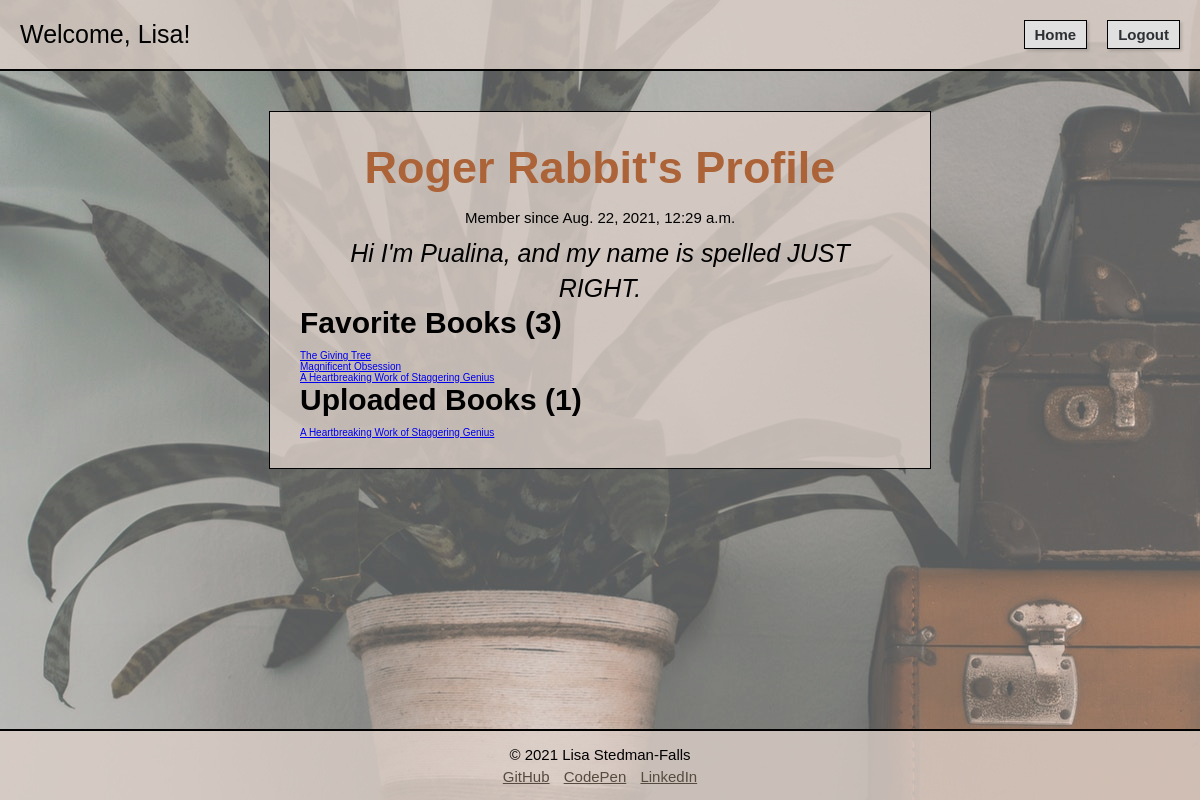
Screenshot of /book/user/4 (signed in) with the database file from the repository.
### login_registration_app/models.py (models this page shows, shortened)
class User(models.Model):
    first_name = models.CharField(max_length=255)
    last_name = models.CharField(max_length=255)
    username = models.CharField(max_length=20, default="")
    email = models.CharField(max_length=255)
    password = models.CharField(max_length=255)
    bio = models.TextField(default="")
    created_at = models.DateTimeField(auto_now_add=True)
    updated_at = models.DateTimeField(auto_now=True)
    objects = UserManager()

### books_app/models.py (models this page shows, shortened)
class Book(models.Model):
    title = models.CharField(max_length=255)
    description = models.TextField()
    genre = models.CharField(max_length=255)
    uploaded_by = models.ForeignKey(User, related_name = "books_uploaded", on_delete = models.CASCADE)
    favorited_by = models.ManyToManyField(User, related_name = "books_favorited")
    created_at = models.DateTimeField(auto_now_add=True)
    updated_at = models.DateTimeField(auto_now=True)
    objects = BookManager()

### books_app/views.py (the view)
# urls.py: path('user/<int:user_id>', views.user_page), #GET request to display a specific object's info
def user_page(request, user_id): #GET REQUEST
    this_user= User.objects.get(id=request.session["user_id"])
    a_user = User.objects.get(id = user_id)
    admin = User.objects.get(id = 1)
    uploaded_books = a_user.books_uploaded.all()
    book_count = uploaded_books.count()
    favorited_books = a_user.books_favorited.all()
    favorite_count= favorited_books.count()
    context = {
        "this_user":this_user,
        "a_user": a_user,
        "favorited_books": favorited_books,
        "uploaded_books":uploaded_books,
        "book_count": book_count,
        "favorite_count":favorite_count,
        "admin": admin,
    }
    return render(request, "user_page.html", context)

### books_app/templates/user_page.html (shortened to what this page needs)
<!DOCTYPE html>
<html lang="en-US">
<head>
    {% load static %}
    <link rel="stylesheet" href="{% static 'user_page.css' %}">
</head>
<body>
    <div id="container">
        <nav>
            <p>Welcome, {{this_user.first_name}}!</p>
            <div id="nav_actions">
                <a href="/book">Home</a>
                <form action="/logout" method="POST">
                    <button type="submit">Logout</button>
                </form>
            </div>
        </nav>
        <div id="wrapper">
            <div id="user">
                <h1>{{a_user.username}}'s Profile</h1>
                <p>Member since {{a_user.created_at}}</p>
                <p>{{a_user.bio}}</p>
                <h2>Favorite Books ({{favorite_count}})</h2>
                {% for book in favorited_books %}
                <p>
                    <a href ="/book/{{book.id}}">{{book.title}}</a>
                </p>
                {% endfor %}
                <h2>Uploaded Books ({{book_count}})</h2>
                {% for book in uploaded_books %}
                <p>
                    <a href ="/book/{{book.id}}">{{book.title}}</a>
                </p>
                {% endfor %}
            </div>
        </div>
        <footer>
            <p>&#169; 2021 Lisa Stedman-Falls</p>
            <a href="https://github.com/Lstedmanfalls/" target="_blank">GitHub</a>
            <a href="https://codepen.io/lstedmanfalls" target="_blank">CodePen</a>
            <a href="https://www.linkedin.com/in/lstedmanfalls/" target="_blank">LinkedIn</a>
        </footer>
    </div>
</body>
</html>

### books_app/static/user_page.css (style rules this page uses)
* { margin:0; padding:0; }
body { height:100%; }
html { font-family:Verdana, Tahoma, sans-serif; font-size:10px; }
#container { position:relative; min-height:100vh; display: flex; flex-direction:column; }
#container::after { content:""; background-image:url("books.jpg"); opacity:.7; top:0; left:0; bottom:0; right:0; position:absolute; z-index:-1; }
nav { display: flex; width:100%; justify-content: space-between; align-items:center; background-color: rgba(220, 208, 201, .8); padding:2rem 0; border-bottom:.2rem solid black; }
nav p { font-size:2.5rem; padding-left:2rem; }
#nav_actions { display: flex; justify-content: space-between; padding-right:2rem; }
nav a { margin-right:2rem; }
nav a, nav button { font-size:1.5rem; font-weight: bold; padding:.5rem 1rem; box-shadow:rgba(0, 0, 0, 0.15) 1.95px 1.95px 2.6px; color:#2D3033; background-color:#E0E0E0; text-decoration: none; border:.1rem solid black; }
#wrapper { display: flex; flex:1 0 auto; flex-direction: column; align-items: center; padding-top:4rem; padding-bottom:4rem; min-height:auto; }
#user { background-color:rgba(220, 208, 201, .8); border:1px solid black; width:50%; padding:3rem 3rem 3rem 3rem; display: flex; flex-direction: column; }
#user { margin-bottom:4rem; }
h1 { font-size:4.5rem; padding-bottom:1.5rem; text-align: center; color:#ac6337; }
h2 { font-size:3rem; font-weight: bold; padding-bottom: 1rem; }
#user > p:first-of-type { text-align: center; font-size:1.5rem; padding-bottom:1rem; }
#user > p:nth-of-type(2) { font-size: 2.5rem; font-weight: normal; text-align: center; line-height: 1.4; padding:0 3rem; font-style: italic; }
footer { text-align: center; font-size:1.5rem; padding:1.5rem; background-color: rgba(220, 208, 201, .8); border-top:.2rem solid black; }
footer p { padding-bottom: .5rem; }
footer a { color:#574b3f; padding:0 .5rem; }

### rows the page displays
User: first_name "Lisa"
User: username "Roger Rabbit", created_at "Aug. 22, 2021, 12:29 a.m.", bio "Hi I'm Pualina, and my name is spelled JUST RIGHT."
Book: title "The Giving Tree"
Book: title "Magnificent Obsession"
Book: title "A Heartbreaking Work of Staggering Genius"

### other values shown
{{ favorite_count }} "3"
{{ book_count }} "1"
